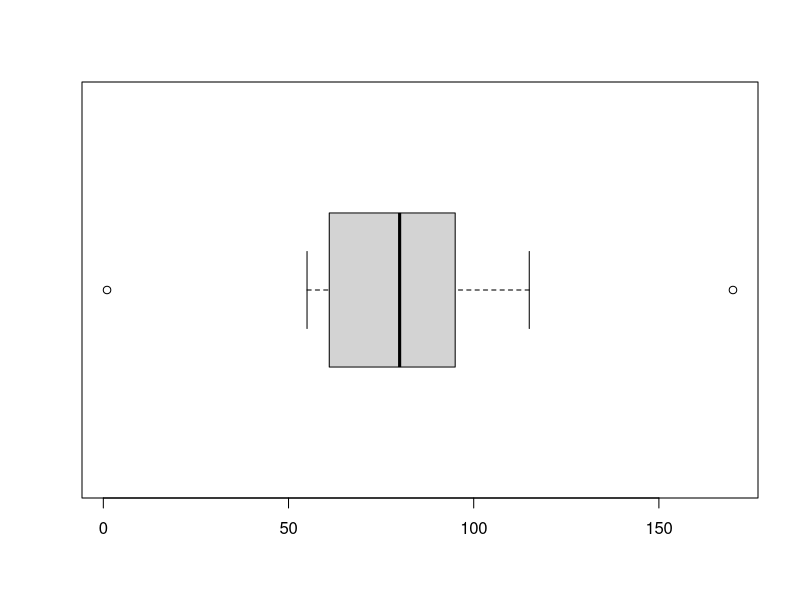

Write the R code that produced this figure. (Note: this script raises an error after producing the figure.)

v <- c(1,55,61,66,80,90,95,115,170)
summary(v)
IQR <- IQR(v, type = 2)
IQR

boxplot(v, horizontal = T)
MAX_bp <- as.numeric(Q3+(1.5*IQR)):MAX_bp


outval <- boxplot(v)$out
outval

which(v %in% outval)
